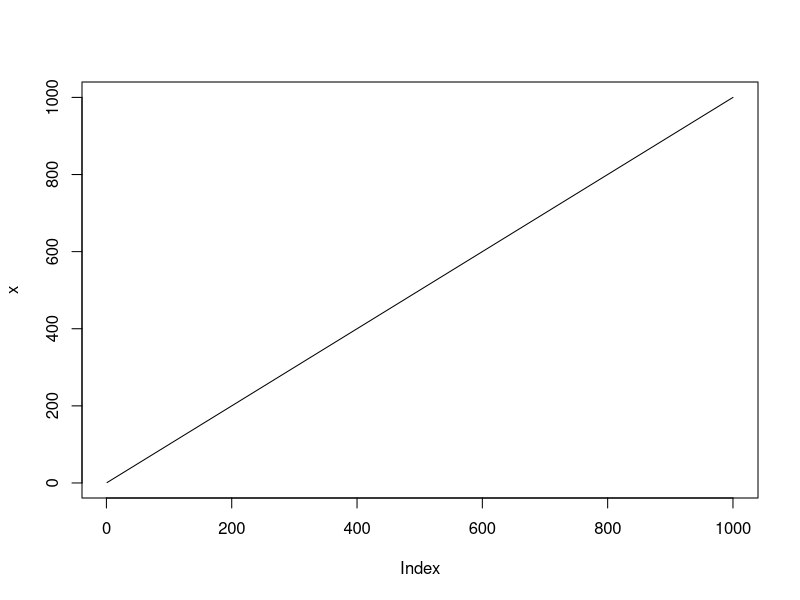
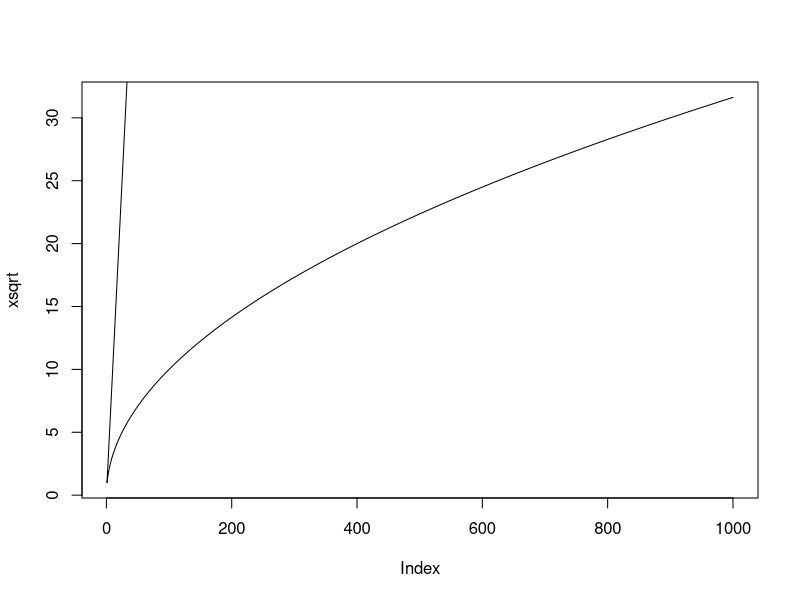
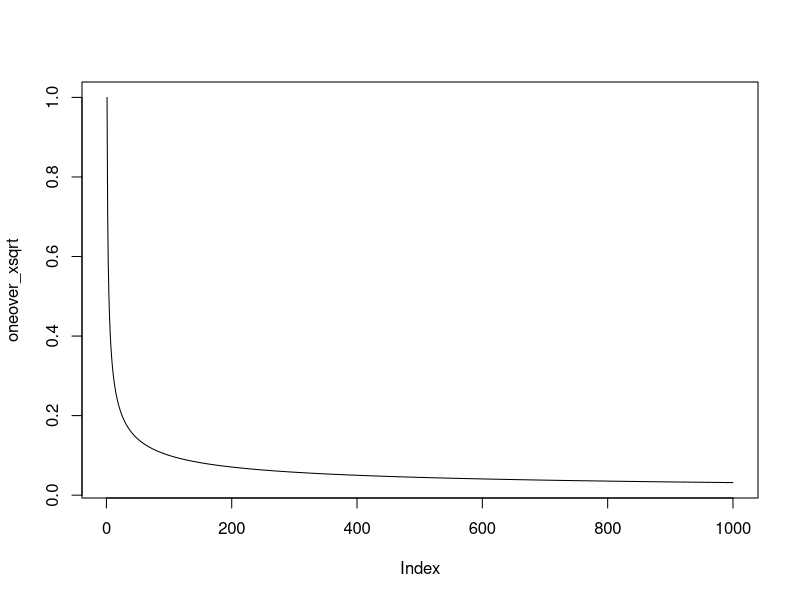

The R source for these figures, in order:
x<-c(1:1000)

xsqrt<-sqrt(x)
oneover_xsqrt<-(1/xsqrt)

plot(x, type="l")

plot(xsqrt,type="l")
lines(x)

plot(oneover_xsqrt, type="l")